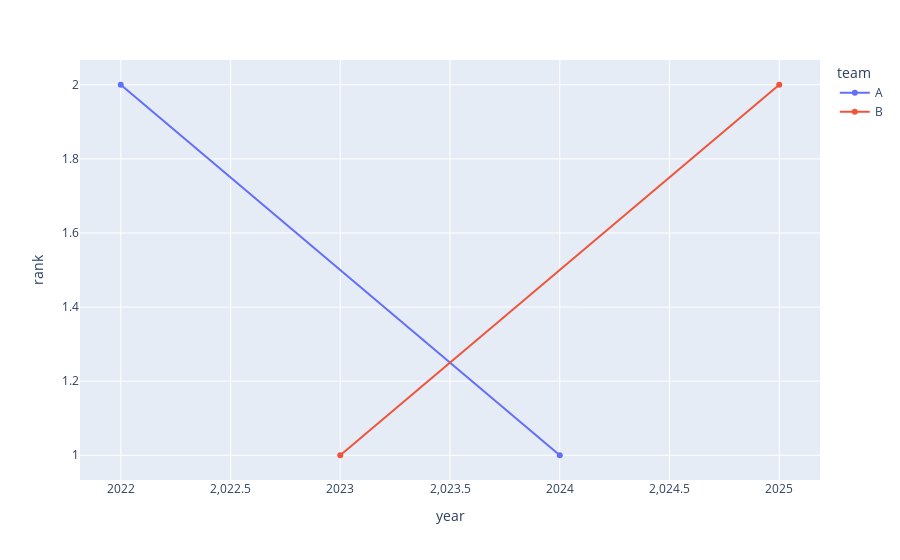

Notebook cell for this chart:
### Markdown cell above
If the plot looks like spaghetti, you’re doing it wrong.

### Code cell
import pandas as pd
import plotly.express as px

df = pd.DataFrame({
    'year': [2022, 2023, 2024, 2025],
    'team': ['A', 'B', 'A', 'B'],
    'rank': [2, 1, 1, 2]
})
px.line(df, x='year', y='rank', color='team', markers=True).show()

### Figure 1 — Plotly figure (JSON) as saved in the notebook; plotly's stock layout.template omitted (floating-point values rounded to 4 significant figures)
{"data": [{"hovertemplate": "team=A<br>year=%{x}<br>rank=%{y}<extra></extra>", "legendgroup": "A", "line": {"color": "#636efa", "dash": "solid"}, "marker": {"symbol": "circle"}, "mode": "lines+markers", "name": "A", "orientation": "v", "showlegend": true, "type": "scatter", "x": [2022, 2024], "xaxis": "x", "y": [2, 1], "yaxis": "y"}, {"hovertemplate": "team=B<br>year=%{x}<br>rank=%{y}<extra></extra>", "legendgroup": "B", "line": {"color": "#EF553B", "dash": "solid"}, "marker": {"symbol": "circle"}, "mode": "lines+markers", "name": "B", "orientation": "v", "showlegend": true, "type": "scatter", "x": [2023, 2025], "xaxis": "x", "y": [1, 2], "yaxis": "y"}], "layout": {"legend": {"title": {"text": "team"}, "tracegroupgap": 0}, "margin": {"t": 60}, "xaxis": {"anchor": "y", "domain": [0, 1], "title": {"text": "year"}}, "yaxis": {"anchor": "x", "domain": [0, 1], "title": {"text": "rank"}}}}
